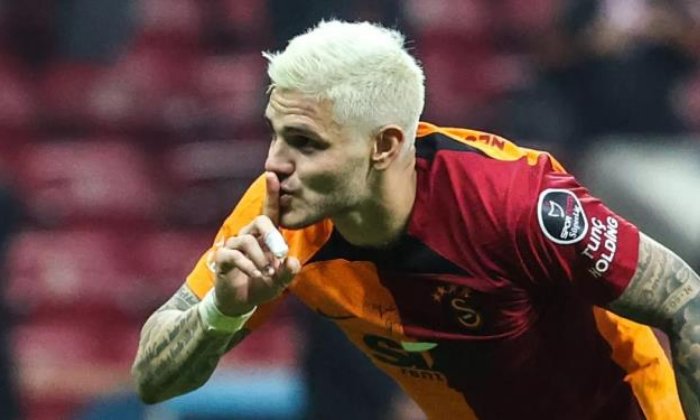
#> input picture images/icardi.png, 700 x 420 px
$ python 3max-filter-box-filter.py
#> lines starting #> are read from the running program, lines starting #| are printed output that depends on the picture
import cv2
import numpy as np

img = cv2.imread('images/icardi.png', cv2.IMREAD_GRAYSCALE)
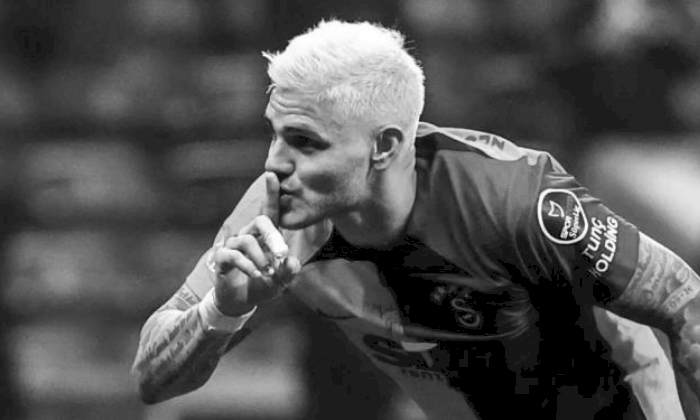
#> img: shape (420, 700); min 0, max 255, mean 82.7

kernel = np.ones((5,5),np.uint8)
max_filtered = cv2.dilate(img, kernel, iterations = 1)
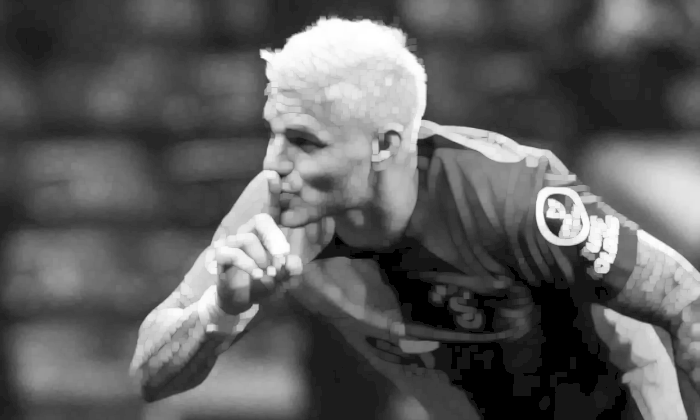
#> max_filtered: shape (420, 700); min 0, max 255, mean 94.5

box_size = 3
box_filter = np.ones((box_size, box_size), dtype = "float") * (1.0 / (box_size * box_size))
box_filtered = cv2.filter2D(img, -1, box_filter)

cv2.imshow('Max Filtered Image', max_filtered)
cv2.imshow('Box Filtered Image', box_filtered)
cv2.waitKey(0)
cv2.destroyAllWindows()
